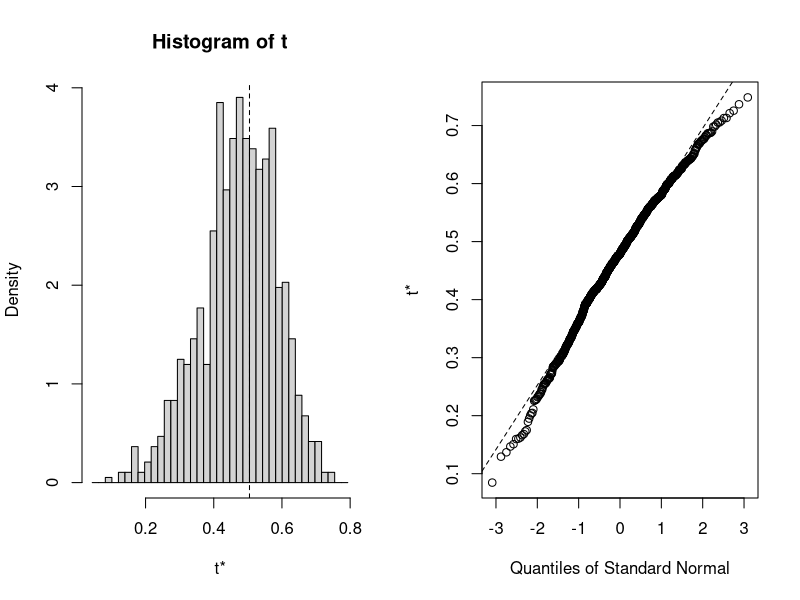
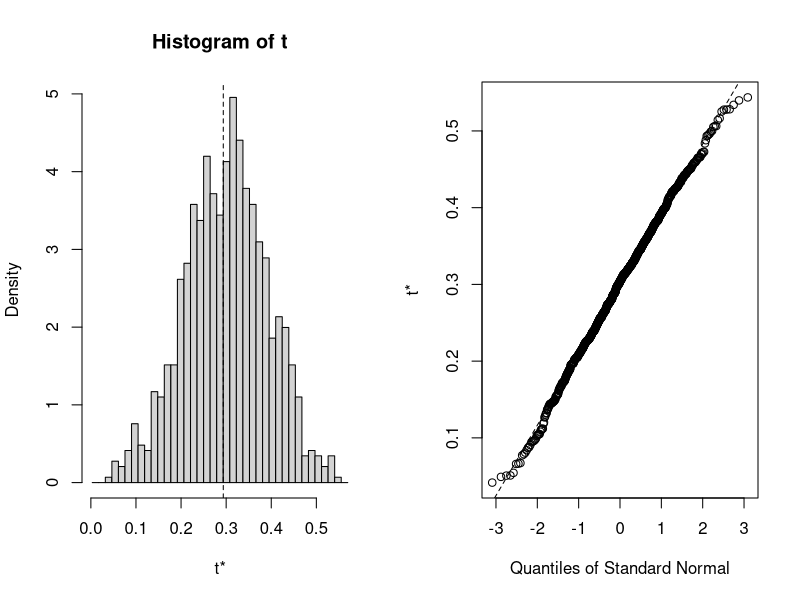
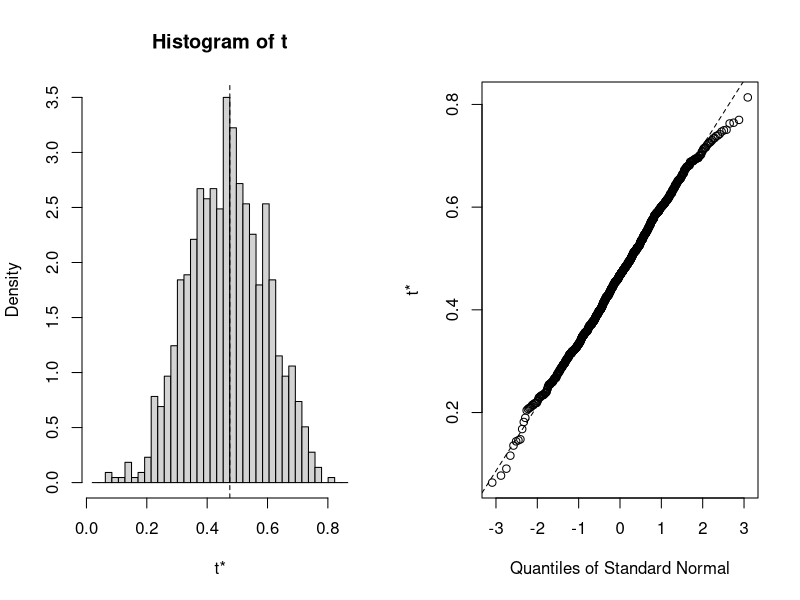
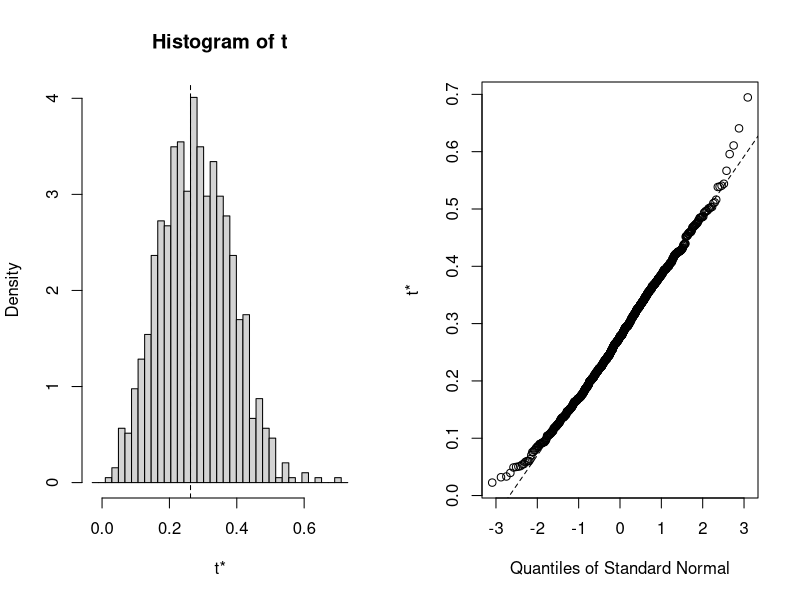
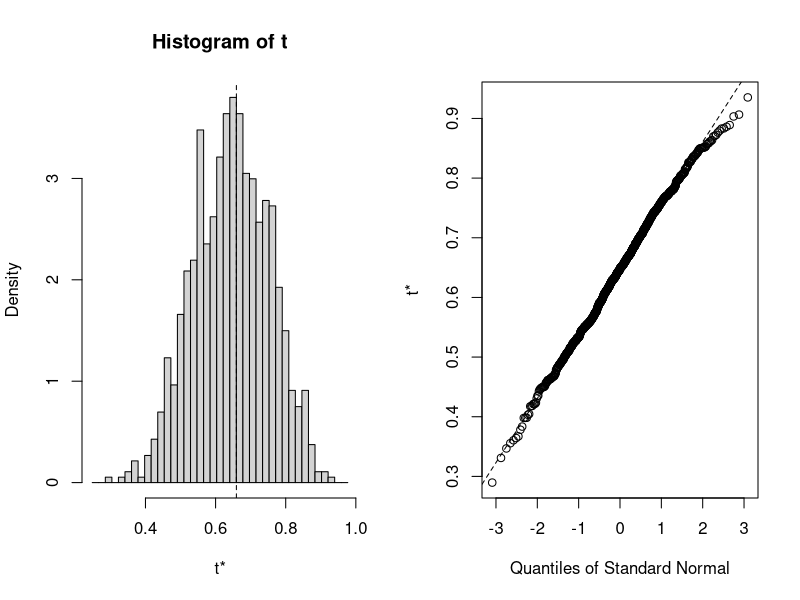
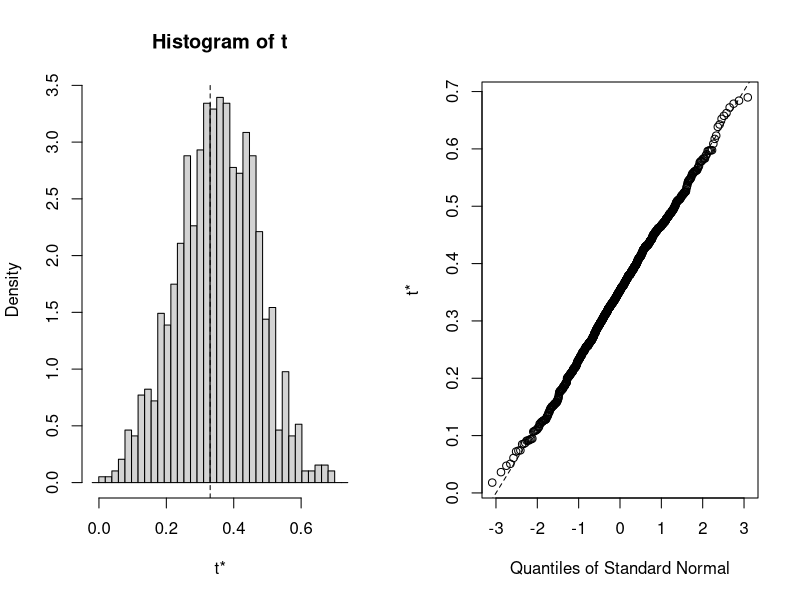
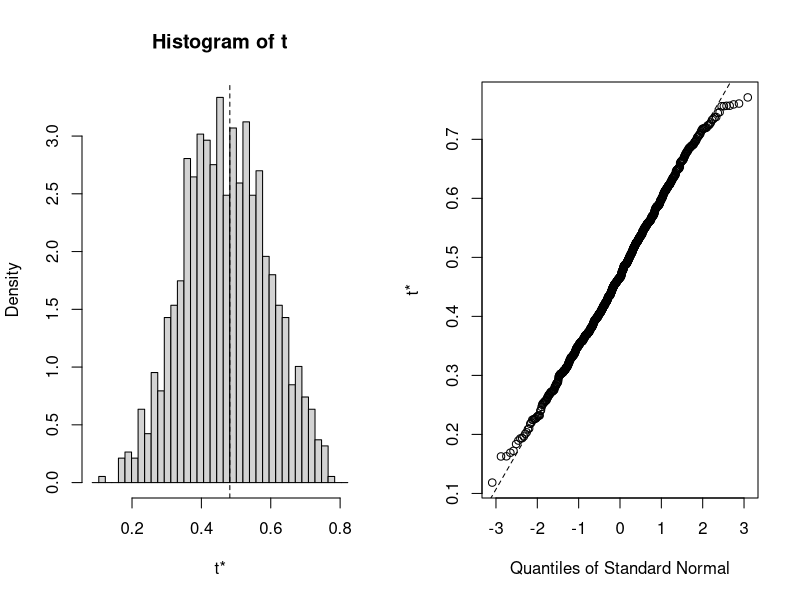
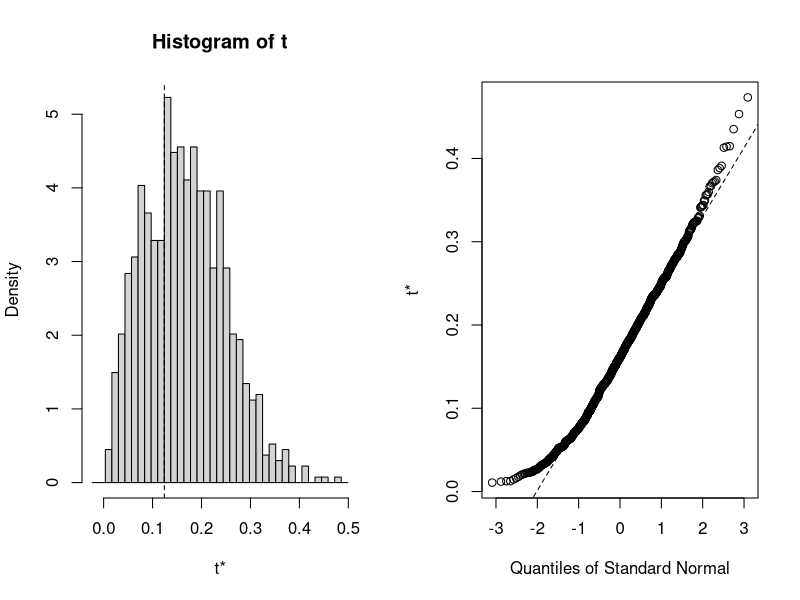

R code for these plots, in order:
## ---- chunk 1
knitr::opts_chunk$set(echo = TRUE)
## ---- chunk 2
library(tidyverse)
library(boot) #for bootstrapping 
library(broom) #for tidy function
library(geosphere) #for calcuLatitudeing geographic distance
library(lmerTest) #for mixed effect models 

set.seed(112) #to get consistent bootstrap results
## ---- chunk 3
all_clim <- read_csv("../output/WtrYr_Clim_2025NoOct.csv")
## ---- chunk 4
#CP2 30 years average (recent)
cp2_recent_Garden <- all_clim %>% 
  filter(pop=="CP2_garden", timeframe == "recent", year >= 1995, year <= 2025, Season == "Water Year") %>% #filter CP2 garden and set the time for recent climate data (1995-2025)
  summarise(#summarise and remove NA value for both temp and ppt seasonality data 
    temp_seasonality_Garden = mean(temp_seasonality, na.rm = TRUE),  
    ppt_seasonality_Garden = mean(ppt_seasonality, na.rm = TRUE)
  )

#CP2 30 years average (historic)
cp2_historic_Garden <- all_clim %>%
  filter (pop == "CP2_garden", timeframe == "historic", year >= 1965, year <= 1994, Season == "Water Year") %>%
  summarise (
    temp_seasonality_Garden = mean (temp_seasonality, na.rm = TRUE),
    ppt_seasonality_Garden = mean (ppt_seasonality, na.rm = TRUE)
  )

cp2_recent_range_prep <- cp2_recent_Garden %>%
  rename_with(~str_remove(.,"_Garden"), everything())
cp2_historic_range_prep <- cp2_historic_Garden %>%
  rename_with(~str_remove(.,"_Garden"), everything())
## ---- chunk 5
#pop info 
pops <- all_clim %>% 
  filter(pop != "CP2_garden") %>%
  select(pop, Elev_class, Elev_m, Latitude, Longitude) %>% 
  distinct() %>%
  arrange (pop)
pop_order <- pops$pop #make sure the pop names are correctly link for the futher analysis

#home climates
recent_wtryr_clim <- all_clim %>% 
  filter(timeframe=="recent", year >=1995, year <= 2025, #30 year averages 
         Season=="Water Year", pop != "CP2_garden")
recent_wtryr_clim_nest <- recent_wtryr_clim %>% nest(.by=year) #nest to prepare for bootstrapping 

historic_wtryr_clim <- all_clim %>% 
  filter(timeframe=="historic", year >= 1965, year<=1994,
         Season=="Water Year", pop != "CP2_garden")
historic_wtryr_clim_nest <- historic_wtryr_clim %>% nest(.by=year) #nest to prepare for bootstrapping 
## ---- chunk 6
gowers_calc <- function(data, indices, P, garden_clim, garden_range) { #function with all of the code necessary for calcuLatitudeing gowers distance 
  #data = _clim_nest (recent or historical) - needs to be nested by year; P = # climate variables;
  #garden_clim = garden clim with _WL2 or _UCD at end of column names
  #garden_range = garden data with WL2 or UCD removed from the column names 
  
  data <-data[indices,] # subset per bootstrap indices
  
  data <- data %>% unnest(data) #unnest so the function can access the climate data
  
  data_means <- data %>% 
    group_by(pop, Elev_class, Elev_m, Latitude, Longitude, timeframe) %>% 
    summarise(
      temp_seasonality = mean(temp_seasonality, na.rm = TRUE),
      ppt_seasonality = mean(ppt_seasonality, na.rm = TRUE),
      .groups = "drop"
    )#get 30 year averages for each climate variable 
  
  range_merge <- bind_rows(data_means, garden_range)
  
  garden_home_climate_ranges <- range_merge %>% #calculate ranges
    ungroup() %>% 
  summarise(
    temp_seasonality_range = max(temp_seasonality, na.rm = TRUE) - 
      min (temp_seasonality, na.rm = TRUE),
    ppt_seasonality_range = max(ppt_seasonality, na.rm = TRUE) - 
      min (ppt_seasonality, na.rm = TRUE)
  )
  
  garden_home_climate <- bind_cols(garden_clim, data_means) #add garden climate data to home climate data 
  
  garden_home_climate_with_ranges <- bind_cols(garden_home_climate, garden_home_climate_ranges) #add in ranges 
  
  gowers_calc_each_var <- garden_home_climate_with_ranges %>% #variable by variable calc
    mutate(temp_seasonality_gowers = abs(temp_seasonality_Garden - temp_seasonality) / temp_seasonality_range,
           ppt_seasonality_gowers = abs (ppt_seasonality_Garden - ppt_seasonality) / ppt_seasonality_range) %>% 
  dplyr::select(pop, Elev_class, Elev_m, ends_with("_gowers"))

 gowers_calc_per_pop <- gowers_calc_each_var %>% #final gowers calc 
  mutate(Gowers_Dist=(1/P)*(temp_seasonality_gowers + ppt_seasonality_gowers),
         Gowers_Dist_temp = temp_seasonality_gowers,
         Gowers_Dist_ppt = ppt_seasonality_gowers) %>%
   dplyr::select(pop, Elev_class, Elev_m, Gowers_Dist)
  
 gowers_calc_per_pop %>% pull(Gowers_Dist) #make the result a vector 
}
## ---- chunk 7
# water year - recent
gowers.boot_cp2_recent <- boot(
  data=recent_wtryr_clim_nest, 
  statistic=gowers_calc, 
  R=1000, P=2, 
  garden_clim=cp2_recent_Garden,
  garden_range=cp2_recent_range_prep) #will sample each row (year) with replacement 

for(i in 1:11) {
  plot(gowers.boot_cp2_recent, index=i) #distributions look normal for the most part 
}

boot_recent_results_cp2 <- tidy(
  gowers.boot_cp2_recent,
  conf.int=TRUE,
  conf.method="norm"
) %>%  #all pops
  rename(Gowers_Dist = statistic) %>% 
  mutate(timeframe="Recent", Season="Water Year")
boot_gowers_recent_cp2 <- bind_cols(pops, boot_recent_results_cp2) %>% 
  select(pop:Longitude, timeframe, Season, Gowers_Dist, conf.low, conf.high) %>% 
  arrange(Gowers_Dist)

# water year - historic
gowers.boot_cp2_historic <- boot(
  data=historic_wtryr_clim_nest,
  statistic=gowers_calc,
  R=1000, P=2,
  garden_clim=cp2_historic_Garden,
  garden_range=cp2_historic_range_prep) 
#will sample each row (year) with replacement 

for(i in 1:11) {
  plot(gowers.boot_cp2_historic, index=i) #distributions look normal for the most part 
}

boot_historic_results_cp2 <- tidy(
  gowers.boot_cp2_historic,conf.int=TRUE,conf.method="norm"
) %>%  #all pops
  rename(Gowers_Dist = statistic) %>% 
  mutate(timeframe="Historic", Season="Water Year")
boot_gowers_historic_cp2 <- bind_cols(pops, boot_historic_results_cp2) %>% 
  select(pop:Longitude, timeframe, Season, Gowers_Dist, conf.low, conf.high) %>% 
  arrange(Gowers_Dist)
all_CP2_gowers <- bind_rows(
  boot_gowers_recent_cp2, boot_gowers_historic_cp2
)
write_csv(all_CP2_gowers, "../output/CP2_Climate_Distance.csv")
## ---- chunk 8
# CP2 gower climate distance
all_CP2_gowers %>% 
  ggplot(aes(x=fct_reorder(pop, Elev_m), y=Gowers_Dist, group=pop, fill=Elev_m)) +
  geom_col(width = 0.7,position = position_dodge(0.75)) +
  geom_errorbar(aes(ymin=conf.low, ymax=conf.high),
                width=.5, position = position_dodge(0.75)) +
  scale_y_continuous(expand = c(0, 0)) +
  scale_fill_gradient(low = "#F5A540", high = "#0043F0") +
  labs(y="Gower Climate Distance from CP2", fill="Elevation (m)", x="Population") +
  theme_classic() +
  theme(text=element_text(size=18), axis.text.x = element_text(size= 9, angle = 45,  hjust = 1)) +
  facet_wrap(~timeframe)
#ggsave("../output/WtrYr_Clim_CP2.png", width = 24, height = 8, units = "in")
